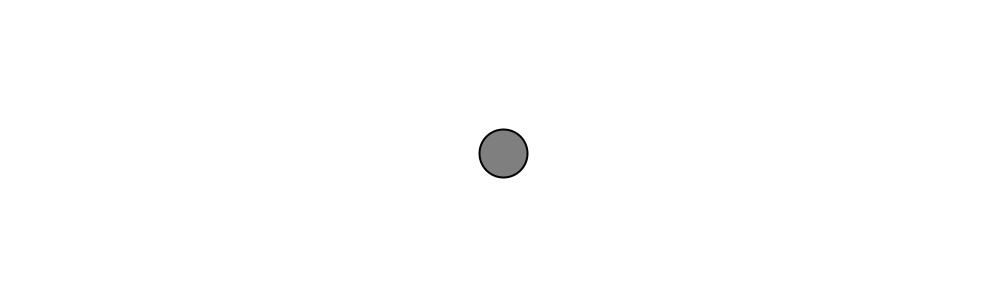
Frame 1 (no input)
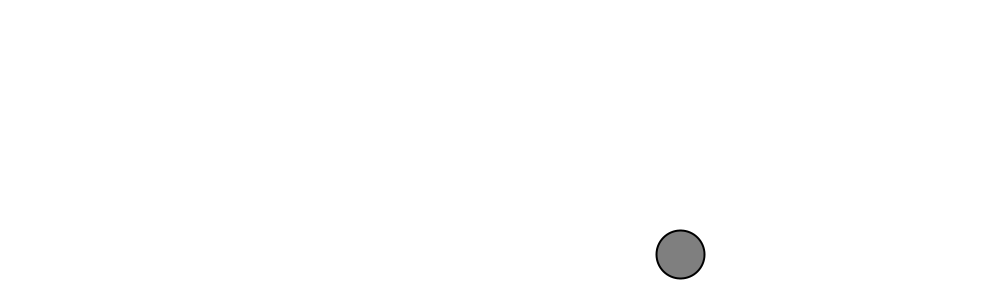
Frame 60 (the mouse pressed at the canvas centre just before this capture)
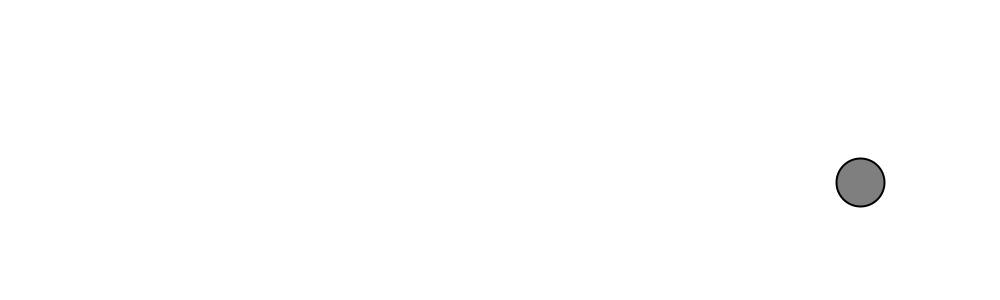
Frame 120 (the mouse held since frame 60 and released just before this capture)

The Processing sketch that drew these frames (run headless with seeded random() and noise(); from frame 60 on, the mouse is pressed at the canvas centre):

// Processing sketch: main
// ── main.pde
Mover mover;
void settings() {
  size(1000, 300);
}
void setup() {
  mover = new Mover();
}
void draw() {
  background(255);
  mover.update();
  mover.checkEdges();
  mover.display();
}

// ── Mover.pde
float Y = 0.5; // if higher, effets de bord Processing

class Mover {

  PVector location;
  PVector velocity;
  PVector gravity;

  Mover() { // constructor
    location = new PVector(width/2, height/2);
    velocity = new PVector(3, 3);
    gravity = new PVector(0, Y);
  }
  void update() {
    velocity.add(gravity);
    location.add(velocity);
  }
  void display() {
    stroke(0);
    strokeWeight(2);
    fill(127);
    ellipse(location.x, location.y, 48, 48);
  }
  void checkEdges() {
    if (location.x > width-24) {
      velocity.x = velocity.x * -1;
      location.x = width-24;
    } else if (location.x < 24) {
      velocity.x = velocity.x * -1;
      location.x = 24;
    }
    if (location.y > height-24) {
      velocity.y = velocity.y * -1;
      location.y = height-24;
    } else if (location.y < 24) {
      velocity.y = velocity.y * -1;
      location.y = 24;
    }
  }
}
